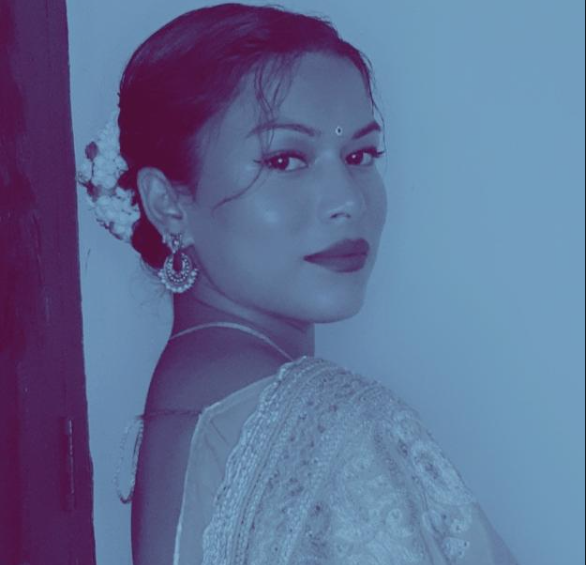
#> input picture images/elu.png, 586 x 565 px
$ python contour.py
#> lines starting #> are read from the running program, lines starting #| are printed output that depends on the picture; after the words box and inside, x2 and y2 are one past the last pixel; in counts of white or black regions, pixels touching at a corner belong together
import cv2 as cv
img = cv.imread('images/elu.png')
#> img is the input picture: shape (565, 586, 3); mean B, G, R 148.9, 110.5, 96
gray = cv.cvtColor(img, cv.COLOR_BGR2GRAY)
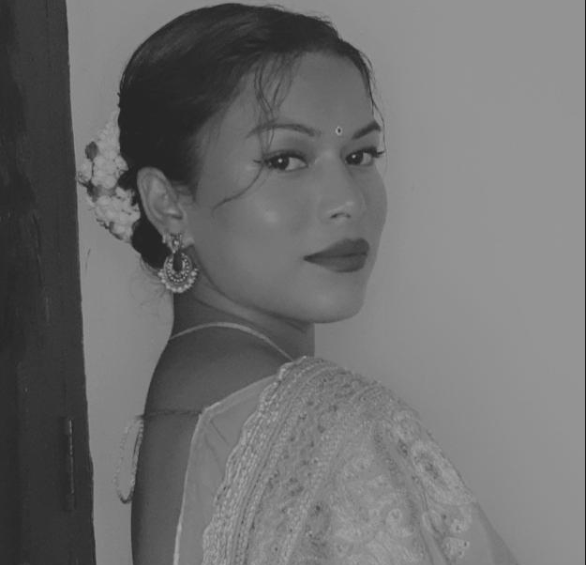
#> gray: shape (565, 586); min 24, max 165, mean 110.5
cv.imshow('Gray',gray)
ret, thresh = cv.threshold(gray,125,225,cv.THRESH_BINARY)
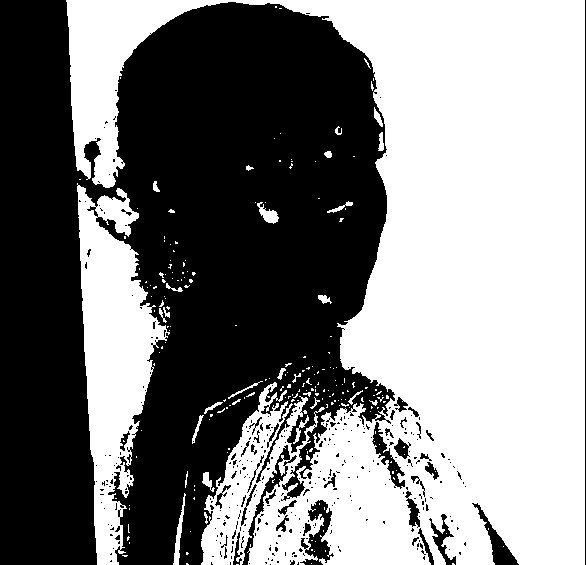
#> thresh: shape (565, 586); values 0 (black) and 225 (white), 51.1% white; 343 black regions (302 under 20 px), largest, box (x1, y1, x2, y2) and area: (0, 0, 395, 565) 154506, (300, 500, 334, 565) 976, (242, 445, 297, 565) 736
cv.imshow('Thresh',thresh)

#contours, hierarchies = cv.findContours(thresh, cv.RETR_LIST, cv.CHAIN_APPROX_SIMPLE)


cv.imshow("Elina",img)
cv.waitKey(0)

$ run again, with images/baizu.png copied over images/elu.png
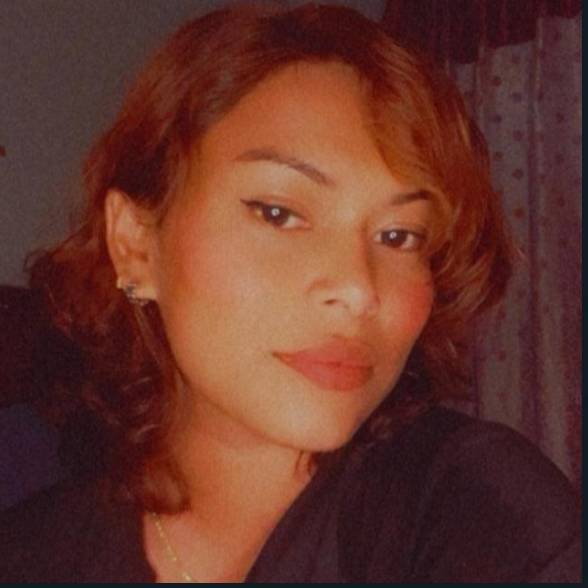
#> input picture images/baizu.png, 588 x 588 px
#> img is the input picture: shape (588, 588, 3); mean B, G, R 42.3, 52.6, 101.3
#> `gray = cv.cvtColor(img, cv.COLOR_BGR2GRAY)`:
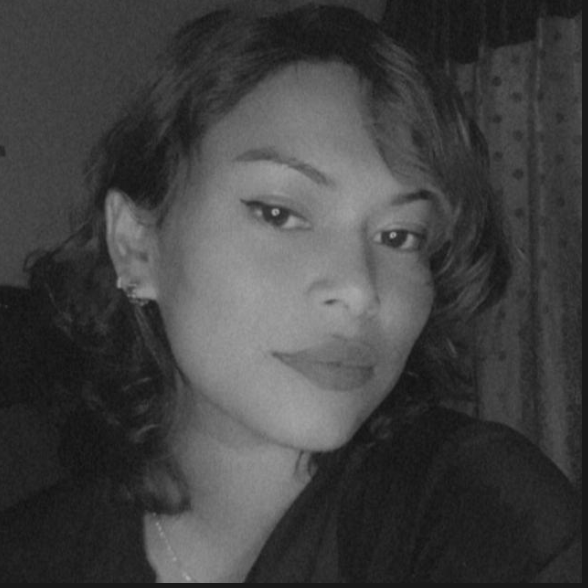
#> gray: shape (588, 588); min 17, max 172, mean 66
#> `ret, thresh = cv.threshold(gray,125,225,cv.THRESH_BINARY)`:
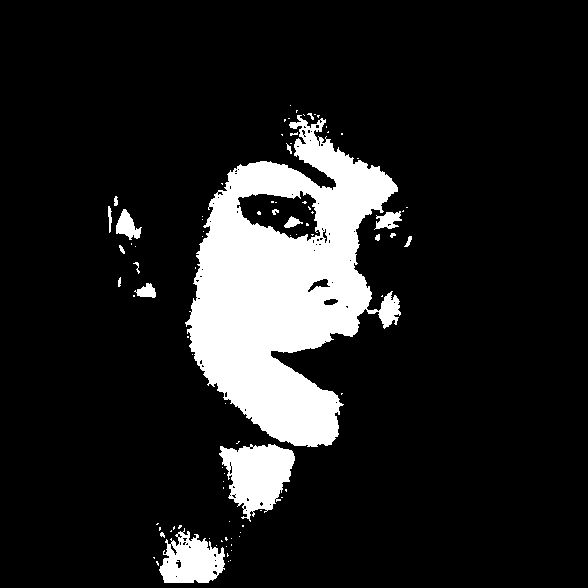
#> thresh: shape (588, 588); values 0 (black) and 225 (white), 13% white; 89 white regions (71 under 20 px), largest, box (x1, y1, x2, y2) and area: (185, 115, 401, 447) 37335, (219, 444, 295, 522) 3628, (159, 528, 225, 583) 2339

$ run again, with images/cat.1.jpg saved as images/elu.png
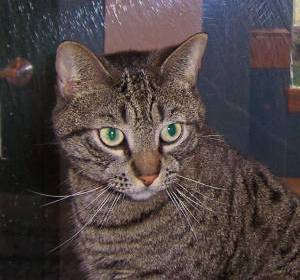
#> input picture images/cat.1.jpg, 300 x 280 px
#> img is the input picture: shape (280, 300, 3); mean B, G, R 68, 68.3, 78.8
#> `gray = cv.cvtColor(img, cv.COLOR_BGR2GRAY)`:
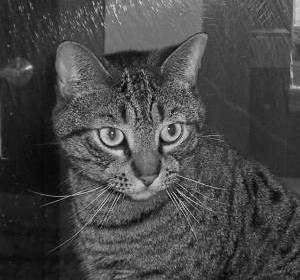
#> gray: shape (280, 300); min 0, max 237, mean 71.4
#> `ret, thresh = cv.threshold(gray,125,225,cv.THRESH_BINARY)`:
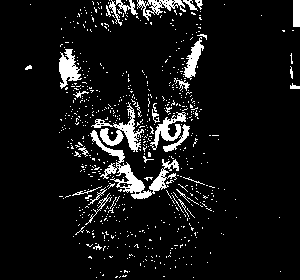
#> thresh: shape (280, 300); values 0 (black) and 225 (white), 7.9% white; 656 white regions (627 under 20 px), largest, box (x1, y1, x2, y2) and area: (90, 130, 179, 199) 1239, (91, 102, 144, 152) 724, (59, 49, 82, 89) 492

$ run again, with images/cat.14.jpg saved as images/elu.png
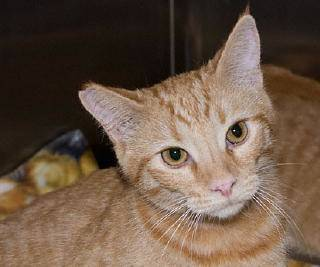
#> input picture images/cat.14.jpg, 320 x 267 px
#> img is the input picture: shape (267, 320, 3); mean B, G, R 71.4, 87.3, 107.7
#> `gray = cv.cvtColor(img, cv.COLOR_BGR2GRAY)`:
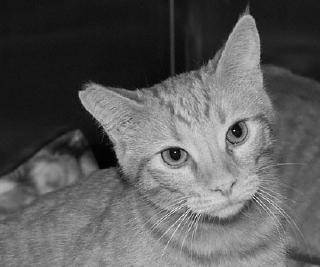
#> gray: shape (267, 320); min 0, max 254, mean 91.6
#> `ret, thresh = cv.threshold(gray,125,225,cv.THRESH_BINARY)`:
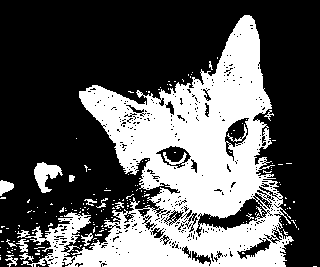
#> thresh: shape (267, 320); values 0 (black) and 225 (white), 35.3% white; 181 white regions (168 under 20 px), largest, box (x1, y1, x2, y2) and area: (17, 15, 294, 267) 28598, (34, 162, 63, 193) 464, (0, 180, 14, 196) 143
